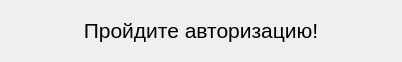
<?xml version="1.0" encoding="UTF-8"?>
<ui version="4.0">
 <class>AuthBanner</class>
 <widget class="QWidget" name="AuthBanner">
  <property name="geometry">
   <rect>
    <x>0</x>
    <y>0</y>
    <width>402</width>
    <height>62</height>
   </rect>
  </property>
  <property name="windowTitle">
   <string>Form</string>
  </property>
  <property name="windowIcon">
   <iconset resource="../../img.qrc">
    <normaloff>:/logo</normaloff>:/logo</iconset>
  </property>
  <layout class="QVBoxLayout" name="verticalLayout">
   <item>
    <widget class="QLabel" name="label">
     <property name="text">
      <string>&lt;html&gt;&lt;head/&gt;&lt;body&gt;&lt;p align=&quot;center&quot;&gt;&lt;span style=&quot; font-size:16pt;&quot;&gt;Пройдите авторизацию!&lt;/span&gt;&lt;/p&gt;&lt;/body&gt;&lt;/html&gt;</string>
     </property>
    </widget>
   </item>
  </layout>
 </widget>
 <resources>
  <include location="../../img.qrc"/>
 </resources>
 <connections/>
</ui>
